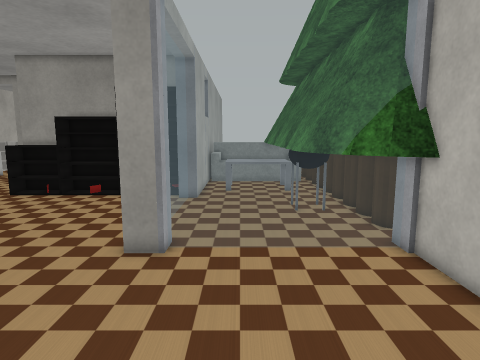
[1] (above)

18 first-person views from a walk through a Webots world. The camera is 1 m above the floor, tilts 8° down and sees 75° across. Doors are drawn as open doorways. The floor is counted in squares, 0.25 m on a side. Each view is taken from the middle of a square. On the plan, view 1 faces up. The plan holds only what a view shows up to about 20 squares ahead; the rest is blank. The place goes on beyond the plan. The robots in the file are not drawn. Simple shapes and patterns stand in for the simulator's stock objects.

[2]
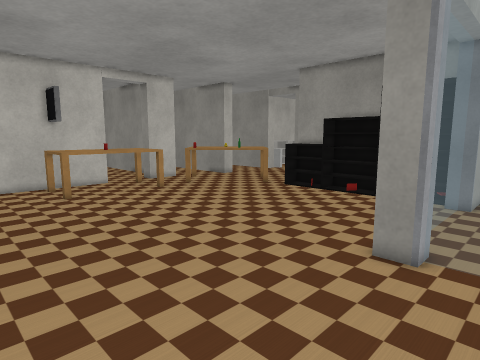

[3]
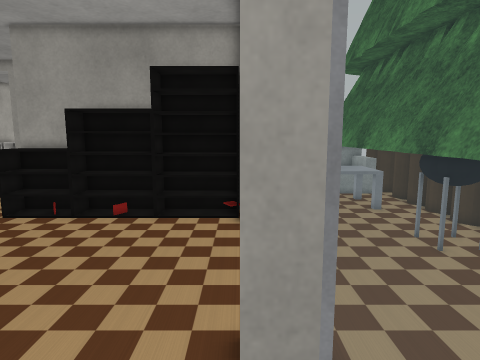

[4]
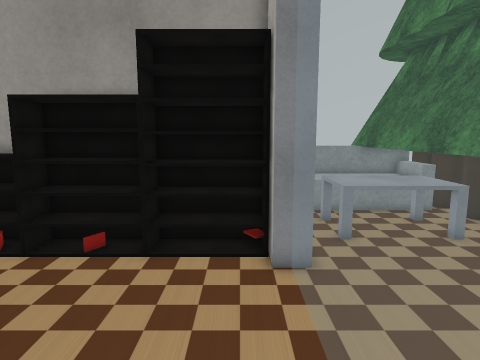

[5]
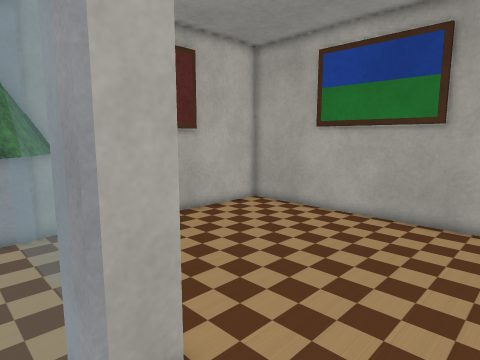

[6]
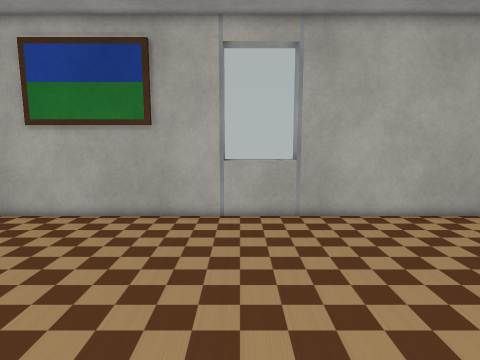

[7]
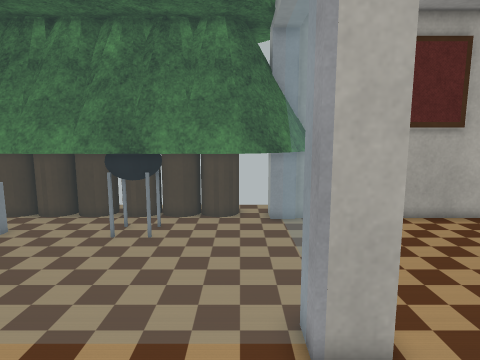

[8]
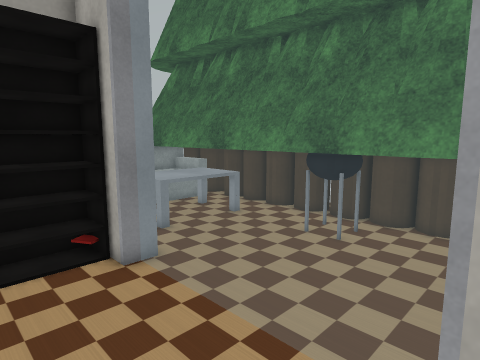

[9]
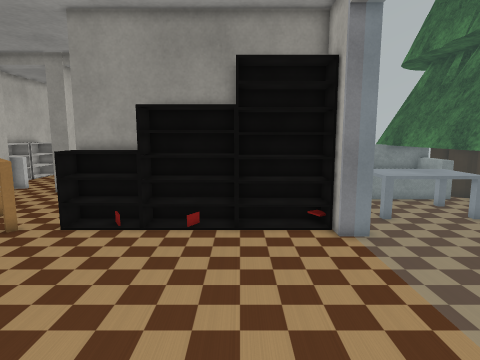

[10]
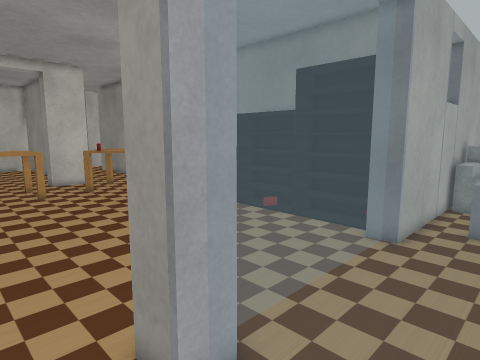

[11]
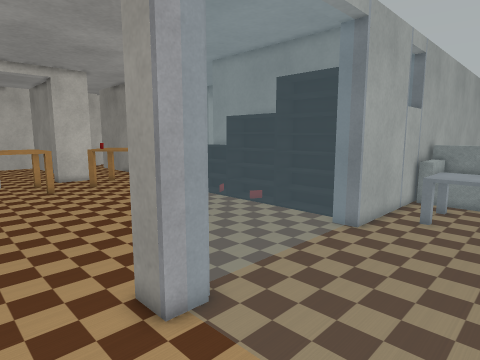

[12]
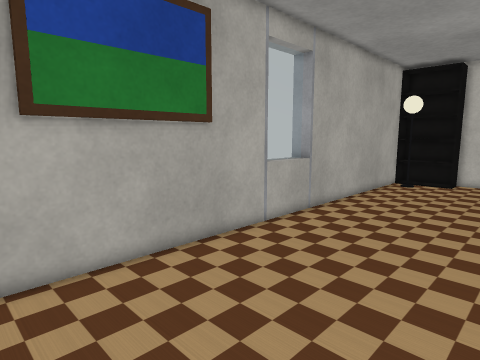

[13]
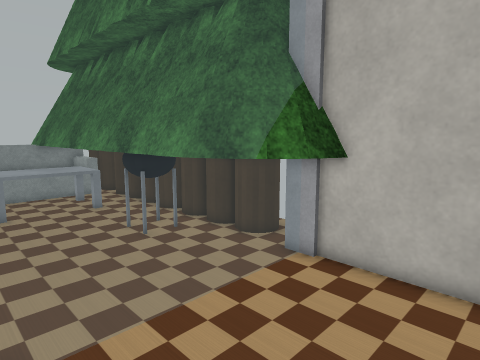

[14]
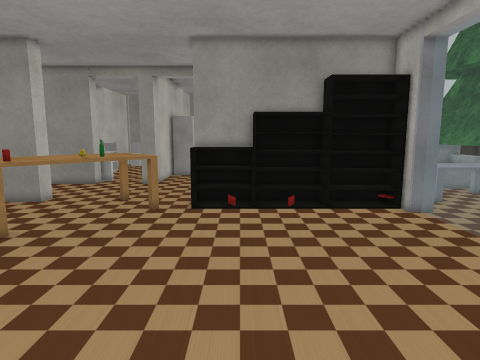

[15]
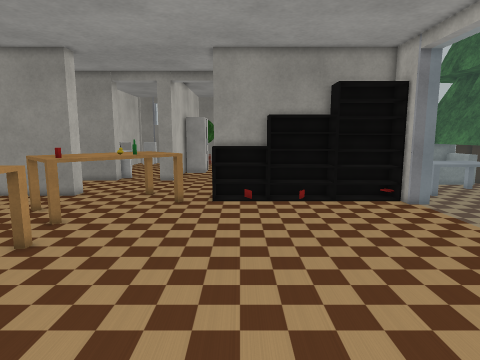

[16]
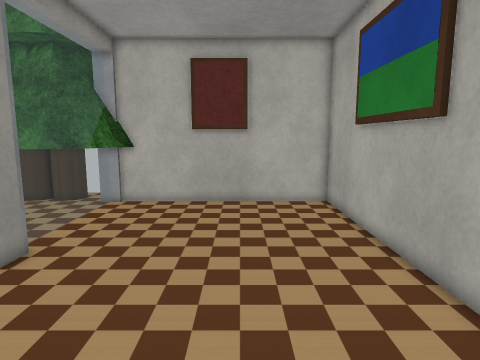

[17]
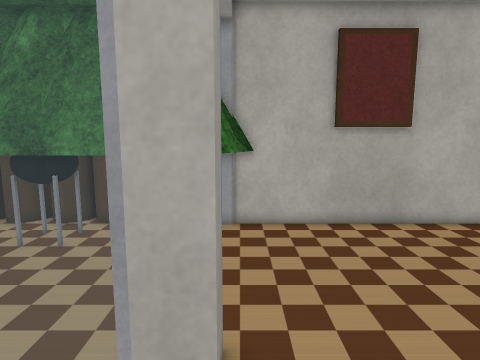

[18]
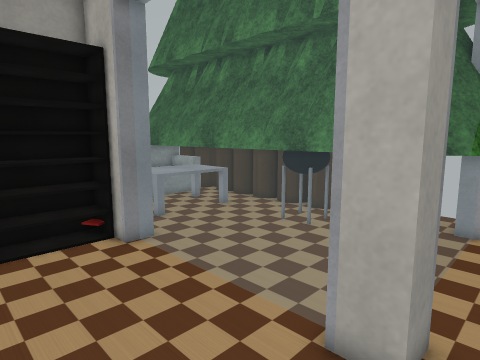

### Floor plan
Key: @ floor where view 1 was taken; # wall or solid block; . floor; = window, fence, low wall or low ledge; T cypress tree; B book; S shelf; A table; F sofa; O other object.
Columns run from 22 left of view 1 to 7 right of it. Each row starts with its distance up from view 1.
 32                    #      TT
 31                    #     TTTT
 30                    #FFFFFTTT
 29                    #F    TTTT
 28 ...               ##FFFFFTTTT
 27 ....               #....TTTTT
 26  ...               #.AAAATTTT
 25   ...              #.AAAATTT
 24 .. ...             #.AAAATTTT
 23 .AA ..##############.AAAATTT
 22  AAA .SSOSSSBSSSSBB#....TTTTT
 21 AAAAA.SSSOSSBSSSSS##....TTT T
 20 AAOAA.............##....TTTT
 19 AAOA...............=....TTTTTT
 18 AAA................=....TTTTT
 17 AA.................=....TTT T
 16 A..................=....TTTT
 15 ...................=....TTTTT
 14 ...................=....TTT
 13 A..................=....TTTTT
 12 A.................##.....TT T
 11 A.................##======TTTT
 10  .................##......TTT
  9   ..........................#
  8   ..........................#
  7  ...........................#
  6 A...........................#
  5 ............................#
  4 ............................#
  3 ............................#
  2   ..........................#
  1    .........................#
  0    ...................@.....#
 -1   ..........................#
 -2  ##########===###############
 -3          #################

Positions as (right, up) in squares from view 1, and headings:
1: (0, 0), facing up
2: (0, 0), facing up-left
3: (-4, 6), facing up
4: (-5, 11), facing up
5: (-8, 13), facing down-right
6: (-9, 13), facing down
7: (-9, 13), facing right
8: (-8, 11), facing up-right
9: (-8, 8), facing up
10: (1, 8), facing up-left
11: (3, 7), facing up-left
12: (3, 7), facing down-left
13: (-3, 5), facing up-right
14: (-13, 4), facing up
15: (-14, 2), facing up
16: (-13, 3), facing right
17: (-8, 10), facing right
18: (-9, 9), facing up-right
